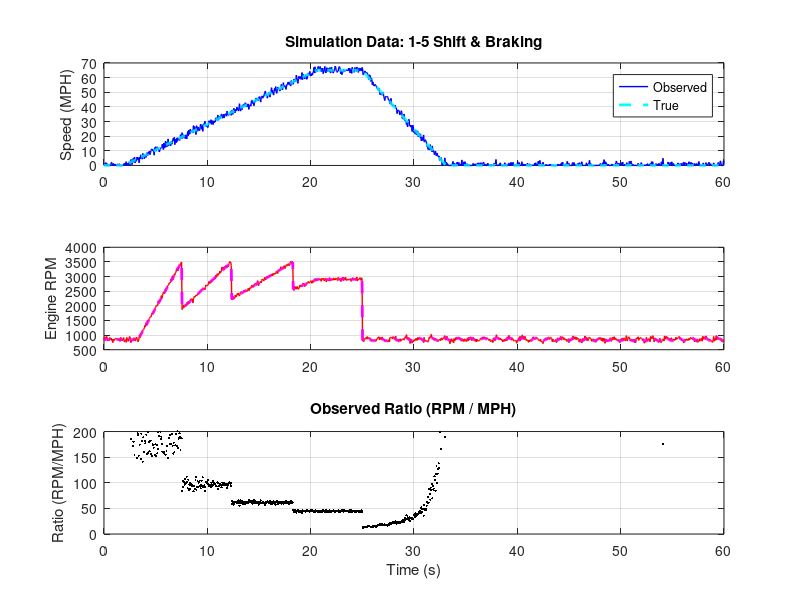

The MATLAB source for this figure:
function [time, obs_speed obs_rpm obs_ratio true_gear] = simulated_speed_rpm()
  % ---------------------------------------------------------
  % Vehicle Constants
  % ---------------------------------------------------------
  gear_ratios = [4.03, 2.16, 1.37, 1.00, 0.82];
  rear_end_ratio = 3.31;
  tire_diameter_in = 24.9;

  % Conversion Factors
  tire_circumference_ft = (tire_diameter_in * pi) / 12;
  tire_revs_per_mile = 5280 / tire_circumference_ft;

  % Calculate "RPM per MPH" for every gear
  % RPM = MPH * Ratio * FinalDrive * (RevsPerMile / 60)
  k_const = rear_end_ratio * (tire_revs_per_mile / 60);
  ratios_rpm_per_mph = gear_ratios .* k_const;

  % ---------------------------------------------------------
  % Simulation Setup
  % ---------------------------------------------------------
  dt = 50e-3; % 50ms sample time
  T = 60;     % 40 seconds duration
  num_samples = floor(T/dt);
  time = linspace(0, T, num_samples);

  % Noise Parameters
  speed_noise_std = 1.5;  % MPH noise
  rpm_noise_std = 40.0;   % RPM noise

  % Driver/Car Logic Parameters
  idle_rpm = 850;
  shift_point_rpm = 3500; % Driver shifts when RPM hits this
  accel_rate = 3.5;       % MPH per second
  brake_rate = 8.0;       % MPH per second decel
  max_speed = 65;

  % Initialize Arrays
  true_speed_mph = zeros(1, num_samples);
  true_rpm = zeros(1, num_samples);
  true_gear = zeros(1, num_samples); % 0 = Neutral
  clutch_is_pressed = false;

  % Initial State
  current_speed = 0;
  current_gear_idx = 1; % Start in 1st gear (waiting)
  state = 'IDLE'; % States: IDLE, ACCEL, CRUISE, BRAKE

  % ---------------------------------------------------------
  % Simulation Loop
  % ---------------------------------------------------------
  for k = 1:num_samples
      t = time(k);

      % --- State Machine ---
      if t < 2
          state = 'IDLE';
      elseif current_speed < max_speed && strcmp(state, 'BRAKE') == 0
          state = 'ACCEL';
      elseif t > 25
          state = 'BRAKE';
          clutch_is_pressed = true; % Clutch in for braking
      else
          state = 'CRUISE';
      end

      % --- Physics & Driver Input ---

      switch state
          case 'IDLE'
              current_speed = 0;
              current_rpm = idle_rpm;
              true_gear(k) = 0; % Neutral

          case 'ACCEL'
              current_speed = current_speed + (accel_rate * dt);

              % Calculate RPM for current gear
              current_ratio = ratios_rpm_per_mph(current_gear_idx);
              current_rpm = current_speed * current_ratio;

              % Shift Logic: If RPM is too high, shift up
              if current_rpm > shift_point_rpm && current_gear_idx < 5
                  current_gear_idx = current_gear_idx + 1;
                  % Recalculate RPM for new gear (Instant shift for simplicity)
                  current_ratio = ratios_rpm_per_mph(current_gear_idx);
                  current_rpm = current_speed * current_ratio;
              end

              % Physical limit: Don't drop below idle if moving
              current_rpm = max(current_rpm, idle_rpm);
              true_gear(k) = current_gear_idx;

          case 'CRUISE'
              current_speed = max_speed;
              current_ratio = ratios_rpm_per_mph(current_gear_idx);
              current_rpm = current_speed * current_ratio;
              true_gear(k) = current_gear_idx;

          case 'BRAKE'
              % Decelerate
              current_speed = current_speed - (brake_rate * dt);
              if current_speed < 0
                  current_speed = 0;
              end

              % Clutch is in: Engine drops to idle
              % (Add a little wobble to idle to make it realistic)
              current_rpm = idle_rpm + 50*sin(t*5);

              true_gear(k) = 0; % Technically gear might be selected, but clutch is in
      end

      % Store Ground Truth
      true_speed_mph(k) = current_speed;
      true_rpm(k) = current_rpm;
  end

  % ---------------------------------------------------------
  % Generate Observations (Add Noise)
  % ---------------------------------------------------------
  obs_speed = true_speed_mph + randn(1, num_samples) * speed_noise_std;
  obs_rpm = true_rpm + randn(1, num_samples) * rpm_noise_std;

  % Handle negative noise spikes (Physics constraint)
  obs_speed(obs_speed < 0) = 0;
  obs_rpm(obs_rpm < 0) = 0;

  % ---------------------------------------------------------
  % Visualization
  % ---------------------------------------------------------
  figure(1); clf;

  subplot(3,1,1);
  plot(time, obs_speed, 'b', 'LineWidth', 1); hold on;
  plot(time, true_speed_mph, 'c--', 'LineWidth', 2);
  ylabel('Speed (MPH)');
  legend('Observed', 'True');
  title('Simulation Data: 1-5 Shift & Braking');
  grid on;
  hold off;

  subplot(3,1,2);
  plot(time, obs_rpm, 'r', 'LineWidth', 1); hold on;
  plot(time, true_rpm, 'm--', 'LineWidth', 2);
  ylabel('Engine RPM');
  grid on;
  hold off;

  subplot(3,1,3);
  % Calculate Observed Ratio for visualization
  % Avoid divide by zero
  safe_speed = obs_speed;
  safe_speed(safe_speed < 2) = nan;
  obs_ratio = obs_rpm ./ safe_speed;

  plot(time, obs_ratio, 'k.', 'MarkerSize', 5); hold on;
  ylabel('Ratio (RPM/MPH)');
  xlabel('Time (s)');
  ylim([0, 200]);
  title('Observed Ratio (RPM / MPH)');
  grid on;
  hold off;

  % Draw expected gear lines
##  colors = ['g', 'b', 'm', 'c', 'r'];
##  for i = 1:5
##      yline(ratios_rpm_per_mph(i), ['--', colors(i)], ['Gear ' num2str(i)]);
##  end

endfunction
